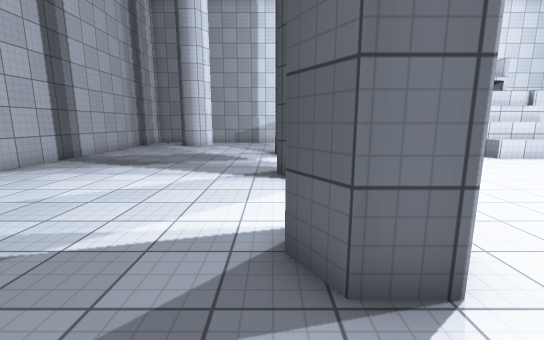
[1] (above)

24 first-person views from a walk through a scene from a Unity 3-D project. The camera is 1.5 m above the floor, tilts 10° down and sees 90° across. The floor is counted in squares, 1 m on a side. Each view is taken from the middle of a square. On the plan, view 1 faces up. The plan holds only what a view shows up to about 14 squares ahead; the rest is blank. The player character is not drawn. Surface patterns are stand-ins for the level's own textures.

[2]
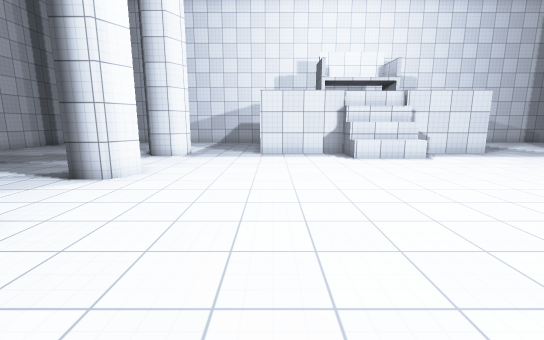

[3]
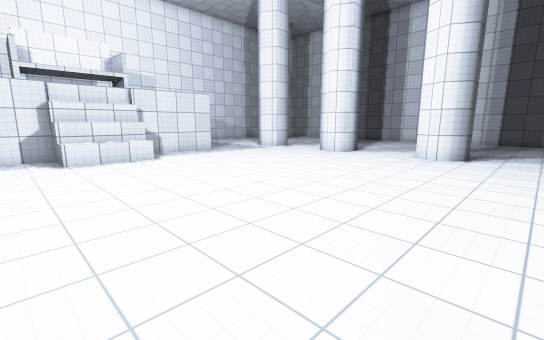

[4]
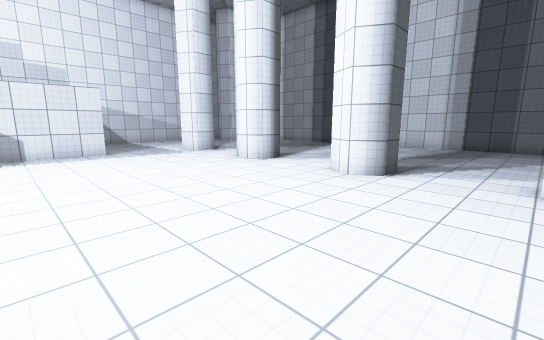

[5]
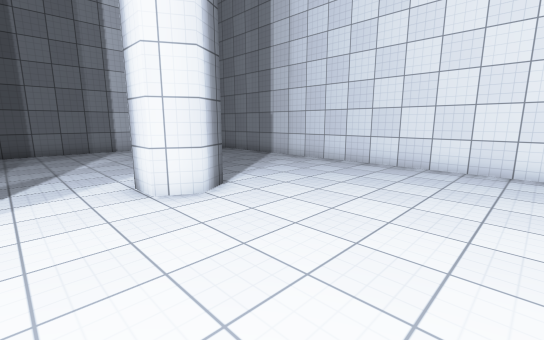

[6]
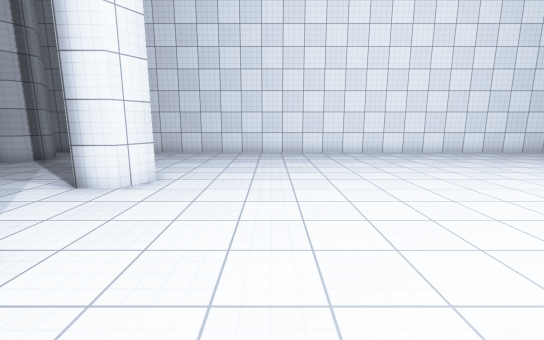

[7]
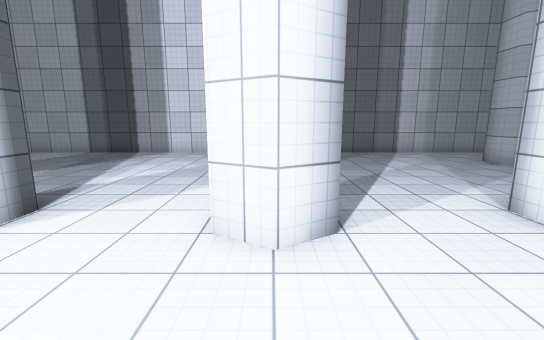

[8]
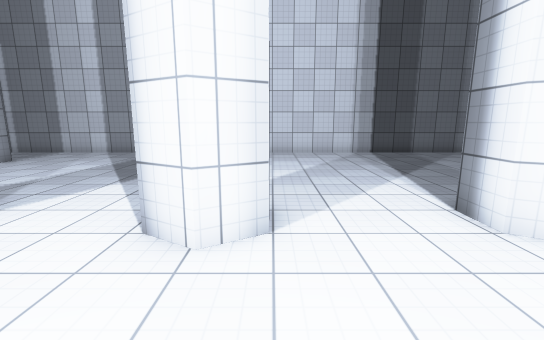

[9]
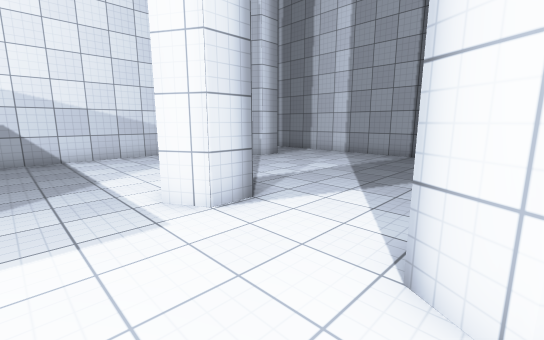

[10]
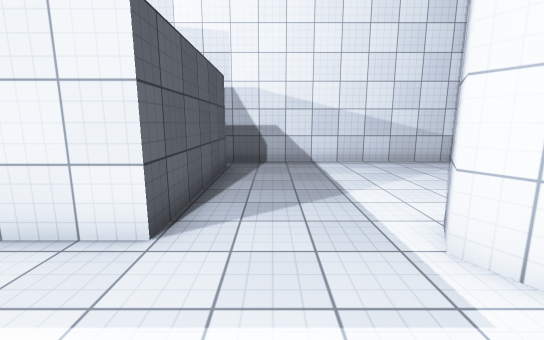

[11]
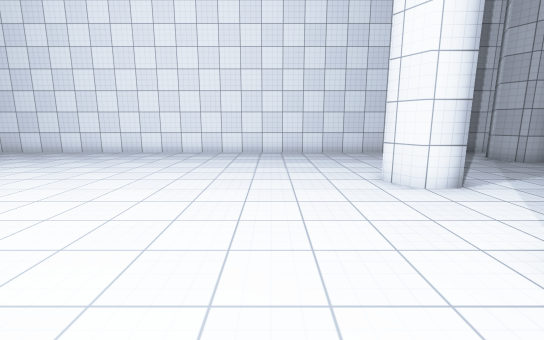

[12]
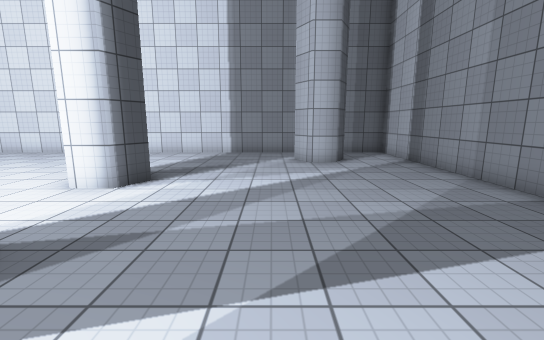

[13]
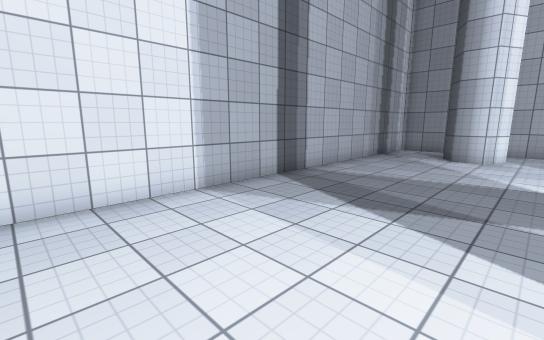

[14]
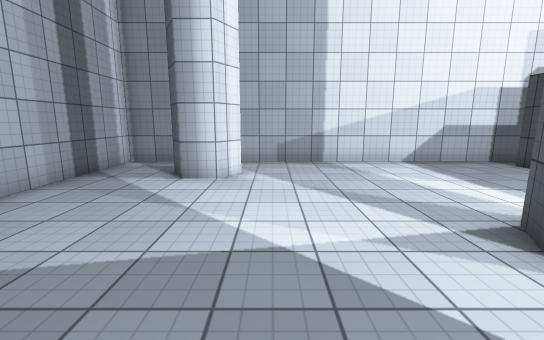

[15]
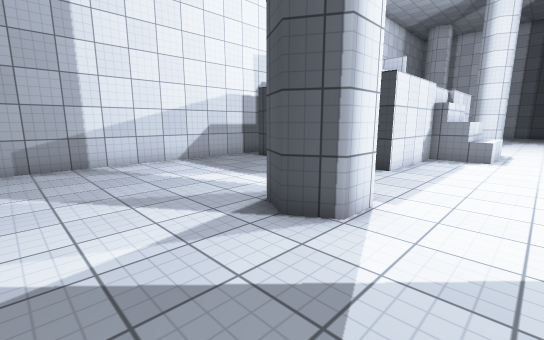

[16]
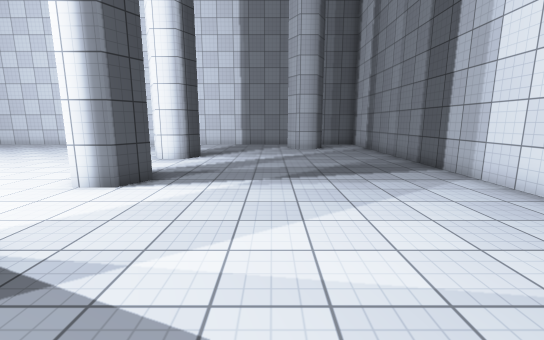

[17]
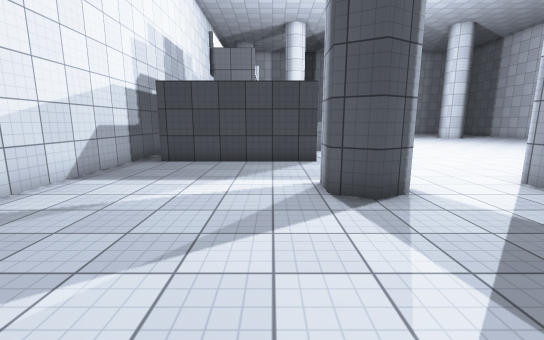

[18]
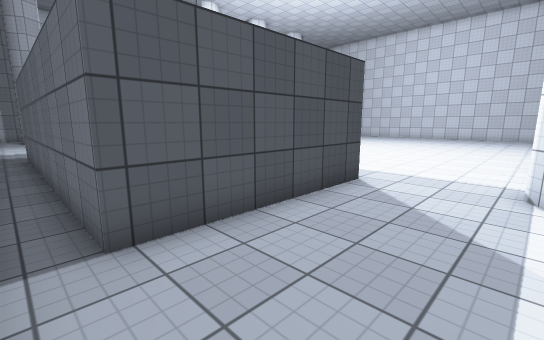

[19]
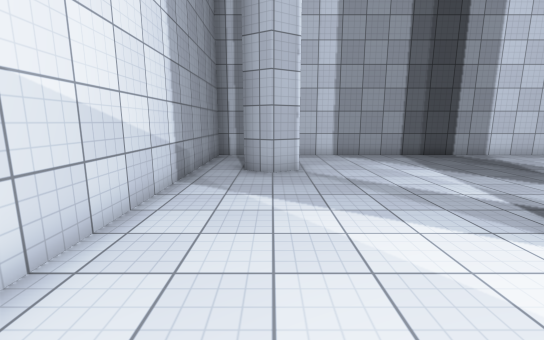

[20]
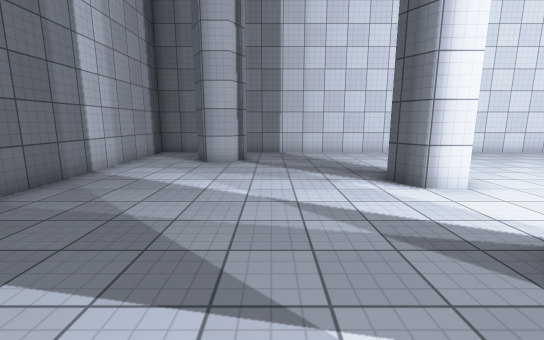

[21]
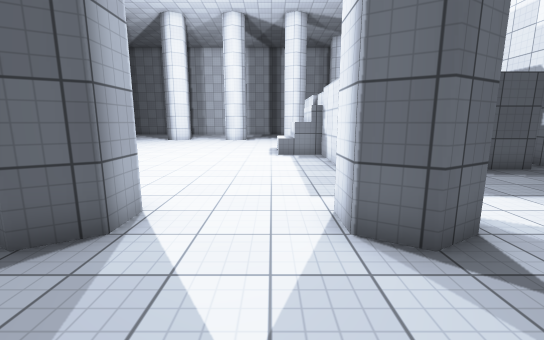

[22]
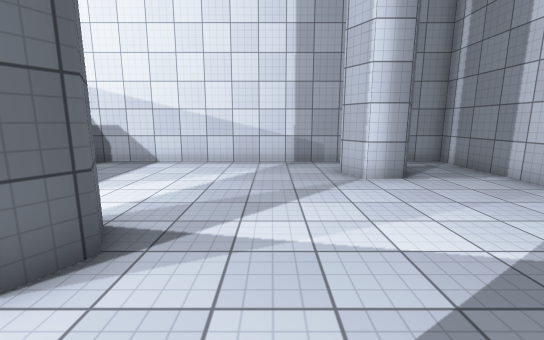

[23]
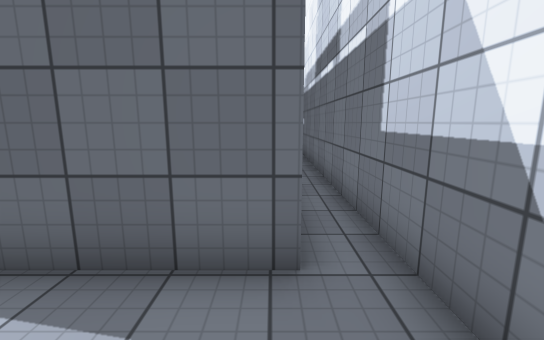

[24]
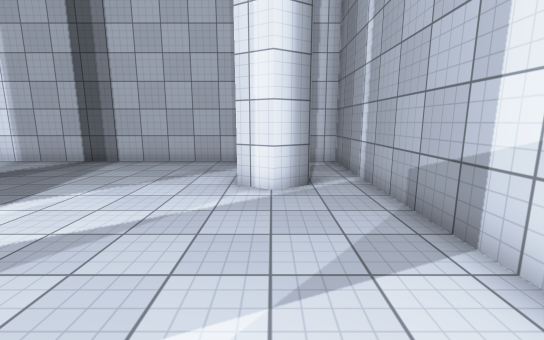

### Floor plan
Ten units are one square. View 1 is at (0, 0); x grows to the right and y downward. Boxes are objects, and circles mark ways between rooms. Rooms are numbered by the first view taken in them; rooms with no view inside come last. Other rooms are left out.
<svg viewBox="-90 -209 400 300">
<path fill="none" stroke="#000" d="M94 -113 94 -133 54 -133 54 -193 164 -193 164 -133 124 -133 124 -113M125 -121 94 -121M125 -128 94 -128M22 -80 17 -70 6 -70M18 -21 7 -21 1 -30 6 -38 18 -38M11 -88 18 -88M216 -70 205 -70 200 -79 205 -88 215 -88 221 -78M4 -75 1 -80M216 -21 205 -21 200 -30 205 -38 216 -38M205 29 200 19 205 11 215 11 220 20M19 -134 22 -129 17 -121 7 -121 2 -129 6 -138 18 -138M1 20 6 11 16 11 21 19M215 -138 220 -129 215 -121 205 -121 200 -129 205 -138M265 69 260 61 265 52 275 52 280 61M-60 61 -54 52 -44 52 -39 60 -45 70M-44 -189 -39 -180 -44 -172 -54 -172 -59 -181M280 -180 275 -172 265 -172 259 -182 264 -190M265 -204 -85 -204 -85 86 285 86M305 66 305 -174M124 -113 94 -113M305 -174 305 -204 265 -204M285 86 305 86 305 66"/>
<circle cx="275" cy="-195" r="3" fill="#2a7"/>
<circle cx="295" cy="-180" r="3" fill="#2a7"/>
<circle cx="275" cy="75" r="3" fill="#2a7"/>
<circle cx="295" cy="60" r="3" fill="#2a7"/>
<text x="110" y="-50">1</text>
<text x="290" y="-190">2</text>
<text x="290" y="70">3</text>
</svg>
Room 1 opens to room 2. Room 1 opens to room 3.

Where each view was taken, in squares from view 1:
view 1: 0 up, 0 right, facing up
view 2: 0 up, 6 right, facing up
view 3: 0 up, 8 right, facing up-right
view 4: 1 down, 13 right, facing up-right
view 5: 1 up, 15 right, facing down-right
view 6: 5 up, 17 right, facing down
view 7: 3 up, 17 right, facing right
view 8: 7 up, 17 right, facing right
view 9: 8 up, 18 right, facing up-right
view 10: 10 up, 18 right, facing up
view 11: 5 up, 5 right, facing down
view 12: 5 up, 3 left, facing down
view 13: 5 up, 3 left, facing up-left
view 14: 10 up, 3 left, facing up
view 15: 10 up, 3 left, facing up-right
view 16: 10 up, 3 left, facing down
view 17: 15 up, 5 left, facing right
view 18: 20 up, 2 right, facing down-right
view 19: 18 up, 18 right, facing right
view 20: 5 up, 25 right, facing down
view 21: 11 up, 25 right, facing left
view 22: 10 up, 24 right, facing up
view 23: 19 up, 19 right, facing left
view 24: 18 up, 2 right, facing left
